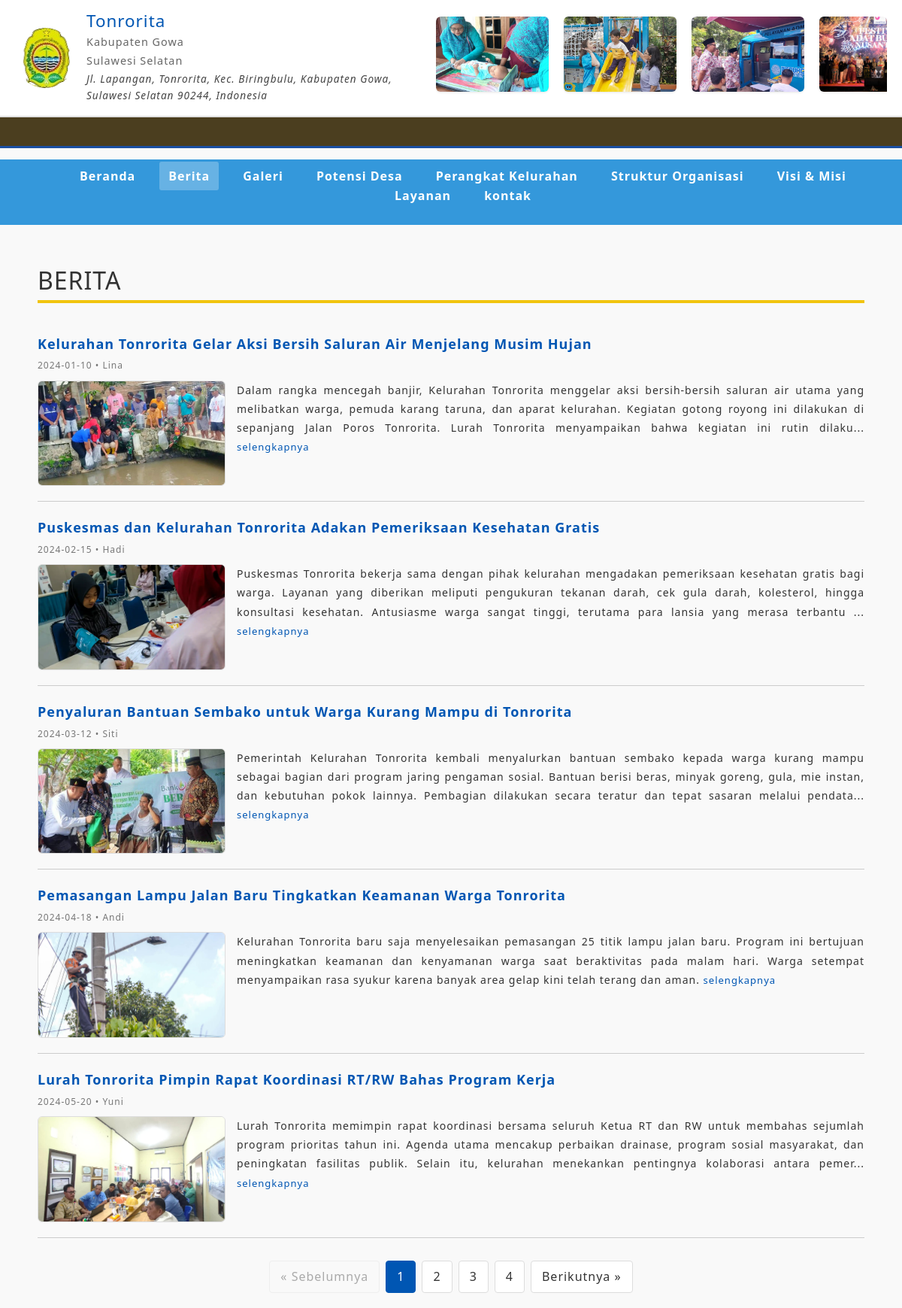
/frontend/sections/berita.php, run on the app's committed database.
### tables this page shows
CREATE TABLE `profil_kelurahan` (
  `id` int NOT NULL,
  `nama_kelurahan` varchar(150) DEFAULT NULL,
  `visi` text,
  `misi` text,
  `sejarah` text,
  `alamat` text,
  `telepon` varchar(50) DEFAULT NULL,
  `email` varchar(150) DEFAULT NULL,
  `logo` varchar(255) DEFAULT NULL,
  `created_at` timestamp NULL DEFAULT CURRENT_TIMESTAMP,
  `updated_at` timestamp NULL DEFAULT NULL
);

CREATE TABLE `galeri` (
  `id` int NOT NULL,
  `judul` varchar(150) DEFAULT NULL,
  `gambar` varchar(255) DEFAULT NULL,
  `deskripsi` text,
  `kategori` enum('kegiatan','fasilitas','umum') DEFAULT NULL,
  `created_at` timestamp NULL DEFAULT CURRENT_TIMESTAMP
);

CREATE TABLE `berita` (
  `id` int NOT NULL,
  `judul` varchar(255) DEFAULT NULL,
  `isi` text,
  `gambar` varchar(255) DEFAULT NULL,
  `penulis` varchar(100) DEFAULT NULL,
  `tanggal` date DEFAULT NULL,
  `kategori` varchar(100) DEFAULT NULL,
  `created_at` timestamp NULL DEFAULT CURRENT_TIMESTAMP
);

### frontend/sections/berita.php (the view, shortened to what this page needs)
<!DOCTYPE html>
<html lang="en">
<head>
    <link href="../template_users/css/styles.css" rel="stylesheet" />
</head>
</html>
<?php
include '../../config/connection.php';
include '../partials/navbar1.php';
include '../partials/header.php';
$berita_per_halaman = 5;
$halaman_sekarang = isset($_GET['page']) ? (int)$_GET['page'] : 1;
$offset = ($halaman_sekarang - 1) * $berita_per_halaman;
$total_query = "SELECT COUNT(*) AS total FROM berita";
$total_result = mysqli_query($db, $total_query);
$total_data = mysqli_fetch_assoc($total_result)['total'];
$total_halaman = ceil($total_data / $berita_per_halaman);
$query = "SELECT * FROM berita ORDER BY created_at DESC LIMIT $berita_per_halaman OFFSET $offset";
$result = mysqli_query($db, $query);
?>
<!DOCTYPE html>
</head>
<body>
    <div class="container">
        <h2 style="margin: 20px 0; color:#fffffff; border-bottom: 4px solid #f1c40f; padding-bottom: 6px;">
            BERITA
        </h2>
        <?php if (mysqli_num_rows($result) > 0): ?>
            <?php while ($b = mysqli_fetch_assoc($result)): ?>
                <div class="berita-item">
                    <a href="../sections/detail_berita.php?id=<?= $b['id']; ?>" class="berita-judul">
                        <?= htmlspecialchars($b['judul']); ?>
                    </a>
                    <div class="berita-meta">
                        <?= htmlspecialchars($b['tanggal']); ?> • <?= htmlspecialchars($b['penulis']); ?>
                    </div>
                    <div class="berita-konten">
                        <img src="../../storages/berita/<?= htmlspecialchars($b['gambar']); ?>"
                            alt="<?= htmlspecialchars($b['judul']); ?>"
                            class="berita-gambar">
                        <div class="berita-teks">
                            <?= nl2br(mb_strimwidth(strip_tags($b['isi']), 0, 300, '...')); ?>
                            <a href="../sections/detail_berita.php?id=<?= $b['id']; ?>" class="selengkapnya">selengkapnya</a>
                        </div>
                    </div>
                </div>
            <?php endwhile; ?>
            <div class="pagination">
                <?php if ($halaman_sekarang > 1): ?>
                    <a href="?page=<?= $halaman_sekarang - 1; ?>">&laquo; Sebelumnya</a>
                <?php else: ?>
                    <span class="disabled">&laquo; Sebelumnya</span>
                <?php endif; ?>
                <?php
                for ($i = 1; $i <= $total_halaman; $i++):
                    if ($i == $halaman_sekarang):
                        echo "<span class='active'>$i</span>";
                    else:
                        echo "<a href='?page=$i'>$i</a>";
                    endif;
                endfor;
                ?>
                <?php if ($halaman_sekarang < $total_halaman): ?>
                    <a href="?page=<?= $halaman_sekarang + 1; ?>">Berikutnya &raquo;</a>
                <?php else: ?>
                    <span class="disabled">Berikutnya &raquo;</span>
                <?php endif; ?>
            </div>
        <?php else: ?>
            <p>Tidak ada berita tersedia.</p>
        <?php endif; ?>
    </div>
</body>
</html>

### frontend/partials/navbar1.php (shortened to what this page needs)
<header class="header">
    <div class="header-top">
        <?php
        include_once __DIR__ . '/../config/connection.php';
        $query = "SELECT * FROM profil_kelurahan LIMIT 1";
        $result = $db->query($query);
        $profil = $result->fetch_assoc();
        $current_page = basename($_SERVER['PHP_SELF']);
        ?>
        <div class="header-flex-container">
            <div class="logo-container">
                <img src="../../storages/logo/1763007596_logokelurah-removebg-preview.png"
                    alt="Logo <?= htmlspecialchars($profil['nama_kelurahan']) ?>"
                    class="logo">
                <div class="header-info">
                    <h1><?= htmlspecialchars($profil['nama_kelurahan']) ?></h1>
                    <p>Kabupaten Gowa</p>
                    <p>Sulawesi Selatan</p>
                    <p class="address"><?= htmlspecialchars($profil['alamat']) ?></p>
                </div>
            </div>
            <div class="header-right-content">
                <div class="image-row">
                    <div class="track">
                        <?php
                        $qGaleri = "SELECT id, gambar FROM galeri ORDER BY id DESC LIMIT 8";
                        $rGaleri = $db->query($qGaleri);
                        $gambar_list = [];
                        while ($row = $rGaleri->fetch_assoc()) {
                            $gambar_list[] = $row;
                        }
                        foreach ($gambar_list as $row) {
                        ?>
                            <a href="../sections/detail_berita.php?id=<?= $row['id'] ?>">
                                <img src="../../storages/galeri/<?= $row['gambar'] ?>" class="small-img">
                            </a>
                        <?php } ?>
                    </div>
                </div>
            </div>
        </div>
    </div>
    <div class="running-text-container">
        <div class="running-text">
        </div>
    </div>
    <nav class="main-nav">
        <ul>
            <li><a href="../sections/home.php" class="<?= ($current_page == 'home.php') ? 'active' : '' ?>">Beranda</a></li>
            <li><a href="../sections/berita.php" class="<?= ($current_page == 'berita.php') ? 'active' : '' ?>">Berita</a></li>
            <li><a href="../sections/galeri.php" class="<?= ($current_page == 'galeri.php') ? 'active' : '' ?>">Galeri</a></li>
            <li><a href="../sections/potensi_desa.php" class="<?= ($current_page == 'potensi_desa.php') ? 'active' : '' ?>">Potensi Desa</a></li>
            <li><a href="../sections/perangkat_kelurahan.php" class="<?= ($current_page == 'perangkat_kelurahan.php') ? 'active' : '' ?>">Perangkat Kelurahan</a></li>
            <li><a href="../sections/struktur_organisasi.php" class="<?= ($current_page == 'struktur_organisasi.php') ? 'active' : '' ?>">Struktur Organisasi</a></li>
            <li><a href="../sections/visi_misi.php" class="<?= ($current_page == 'visi_misi.php') ? 'active' : '' ?>">Visi & Misi</a></li>
            <li><a href="../sections/layanan.php" class="<?= ($current_page == 'layanan.php') ? 'active' : '' ?>">Layanan</a></li>
            <li><a href="../sections/kontak.php" class="<?= ($current_page == 'kontak.php') ? 'active' : '' ?>">kontak</a></li>
        </ul>
    </nav>
</header>

### frontend/partials/header.php (shortened to what this page needs)
<head>
    <link href="./template_users/css/styles.css" rel="stylesheet" />
</head>

### frontend/sections/berita.php (style rules this page uses)
* { margin: 0; padding: 0; box-sizing: border-box; }
body { font-family: 'Segoe UI', Tahoma, Geneva, Verdana, sans-serif; line-height: 1.6; color: #333; background-color: #f9f9f9; }
.container { width: 1200px; margin: 0 auto; padding: 20px; }
.main-nav { background-color: #3498db; padding: 10px 0; margin: 15px 0; }
.main-nav ul { display: flex; list-style: none; justify-content: center; flex-wrap: wrap; }
.main-nav li { margin: 0 10px; }
.main-nav a { color: white; text-decoration: none; padding: 8px 12px; font-weight: bold; transition: background-color 0.3s; }
.berita-item { border-bottom: 1px solid #ccc; padding: 20px 0; }
.berita-judul { font-size: 18px; font-weight: bold; color: #0056b3; text-decoration: none; display: block; margin-bottom: 5px; }
.berita-meta { font-size: 12px; color: #777; margin-bottom: 10px; }
.berita-konten { display: flex; align-items: flex-start; gap: 15px; }
.berita-teks { flex: 1; font-size: 14px; text-align: justify; line-height: 1.8; }
.selengkapnya { color: #0056b3; text-decoration: none; font-size: 13px; }
.pagination { display: flex; justify-content: center; margin-top: 30px; gap: 8px; flex-wrap: wrap; }
.pagination a, .pagination span { display: inline-block; padding: 8px 14px; text-decoration: none; border: 1px solid #ddd; color: #333; background: #fff; border-radius: 4px; transition: all 0.3s; }
.pagination .active { background-color: #0056b3; color: white; border-color: #0056b3; pointer-events: none; }
.pagination .disabled { color: #aaa; background: #f9f9f9; border-color: #eee; pointer-events: none; }
.berita-gambar { width: 250px; aspect-ratio: 16/9; object-fit: cover; border-radius: 6px; border: 1px solid #ddd; flex-shrink: 0; }

### frontend/partials/navbar1.php (style rules this page uses)
.header-top { display: flex; justify-content: space-between; align-items: center; padding: 15px 20px; background-color: #fff; border-bottom: 2px solid #e0e0e0; }
.header-flex-container { display: flex; justify-content: space-between; align-items: center; width: 100%; }
.logo-container { display: flex; align-items: center; gap: 15px; }
.logo { width: 80px; aspect-ratio: 1/1; object-fit: cover; border-radius: 50%; }
.header-info h1 { font-size: 1.4em; margin: 0; color: #0056b3; }
.header-info p { margin: 2px 0; font-size: 0.9em; color: #666; }
.header-info .address { font-size: 0.85em; font-style: italic; color: #444; }
.image-row { overflow: hidden; width: 600px; height: 110px; position: relative; border-radius: 6px; }
.track { display: flex; gap: 20px; width: max-content; animation: sepur 18s linear infinite; }
.small-img { width: 150px; height: 100px; object-fit: cover; border-radius: 6px; box-shadow: 0 1px 3px rgba(0, 0, 0, 0.1); transition: 0.2s; }
.running-text-container { width: 100%; background: #4b3e1f; color: yellow; font-weight: bold; padding: 6px 0; overflow: hidden; position: relative; border-bottom: 3px solid #1a4fa3; }
.running-text { display: inline-block; white-space: nowrap; padding-left: 100%; animation: runText 18s linear infinite; font-size: 14px; letter-spacing: 1px; }
.main-nav a.active { background-color: rgba(255, 255, 255, 0.25); border-radius: 3px; }

### data on the page
profil_kelurahan: nama_kelurahan "Tonrorita", alamat "Jl. Lapangan, Tonrorita, Kec. Biringbulu, Kabupaten Gowa, Sulawesi Selatan 90244, Indonesia"
galeri: gambar (picture)
galeri: gambar (picture)
galeri: gambar (picture)
galeri: gambar (picture)
berita: judul "Kelurahan Tonrorita Gelar Aksi Bersih Saluran Air Menjelang Musim Hujan", tanggal "2024-01-10", penulis "Lina", gambar (picture), isi "Dalam rangka mencegah banjir, Kelurahan Tonrorita menggelar aksi bersih-bersih saluran air utama yang melibatkan warga, pemuda karang taruna, dan aparat kelurahan. Kegiatan gotong royong ini dilakukan di sepanjang Jalan Poros Tonrorita. Lurah Tonrorita menyampaikan bahwa kegiatan ini rutin dilaku..."
berita: judul "Puskesmas dan Kelurahan Tonrorita Adakan Pemeriksaan Kesehatan Gratis", tanggal "2024-02-15", penulis "Hadi", gambar (picture), isi "Puskesmas Tonrorita bekerja sama dengan pihak kelurahan mengadakan pemeriksaan kesehatan gratis bagi warga. Layanan yang diberikan meliputi pengukuran tekanan darah, cek gula darah, kolesterol, hingga konsultasi kesehatan. Antusiasme warga sangat tinggi, terutama para lansia yang merasa terbantu ..."
berita: judul "Penyaluran Bantuan Sembako untuk Warga Kurang Mampu di Tonrorita", tanggal "2024-03-12", penulis "Siti", gambar (picture), isi "Pemerintah Kelurahan Tonrorita kembali menyalurkan bantuan sembako kepada warga kurang mampu sebagai bagian dari program jaring pengaman sosial. Bantuan berisi beras, minyak goreng, gula, mie instan, dan kebutuhan pokok lainnya. Pembagian dilakukan secara teratur dan tepat sasaran melalui pendata..."
berita: judul "Pemasangan Lampu Jalan Baru Tingkatkan Keamanan Warga Tonrorita", tanggal "2024-04-18", penulis "Andi", gambar (picture), isi "Kelurahan Tonrorita baru saja menyelesaikan pemasangan 25 titik lampu jalan baru. Program ini bertujuan meningkatkan keamanan dan kenyamanan warga saat beraktivitas pada malam hari. Warga setempat menyampaikan rasa syukur karena banyak area gelap kini telah terang dan aman."
berita: judul "Lurah Tonrorita Pimpin Rapat Koordinasi RT/RW Bahas Program Kerja", tanggal "2024-05-20", penulis "Yuni", gambar (picture), isi "Lurah Tonrorita memimpin rapat koordinasi bersama seluruh Ketua RT dan RW untuk membahas sejumlah program prioritas tahun ini. Agenda utama mencakup perbaikan drainase, program sosial masyarakat, dan peningkatan fasilitas publik. Selain itu, kelurahan menekankan pentingnya kolaborasi antara pemer..."
